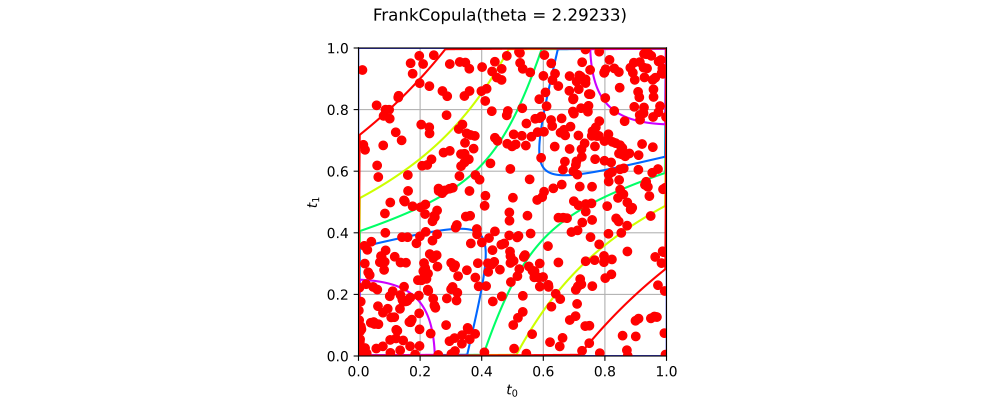

The script that drew this image:
import openturns as ot
from matplotlib import pyplot as plt
from openturns.viewer import View
ot.RandomGenerator.SetSeed(0)
factory = ot.FrankCopulaFactory()
ref = factory.build()
dimension = ref.getDimension()
if dimension <= 2:
    if dimension == 1:
        sample = ref.getSample(50)
        distribution = factory.build(sample)
        distribution.setDescription(['$t$'])
        pdf_graph = distribution.drawPDF(256)
        cloud = ot.Cloud(sample, ot.Sample(sample.getSize(), 1))
        cloud.setColor('blue')
        cloud.setPointStyle('fcircle')
        pdf_graph.add(cloud)
        pdf_graph.setTitle(str(distribution))
        fig = plt.figure(figsize=(10, 4))
        pdf_axis = fig.add_subplot(111)
        View(pdf_graph, figure=fig, axes=[pdf_axis], add_legend=False)
    else:
        sample = ref.getSample(500)
        distribution = factory.build(sample)
        distribution.setDescription(['$t_0$', '$t_1$'])
        pdf_graph = distribution.drawPDF([256]*2)
        cloud = ot.Cloud(sample)
        cloud.setColor('red')
        cloud.setPointStyle('fcircle')
        pdf_graph.add(cloud)
        pdf_graph.setTitle(str(distribution))
        fig = plt.figure(figsize=(10, 4))
        pdf_axis = fig.add_subplot(111)
        View(pdf_graph, figure=fig, axes=[pdf_axis], add_legend=False, square_axes=True)
